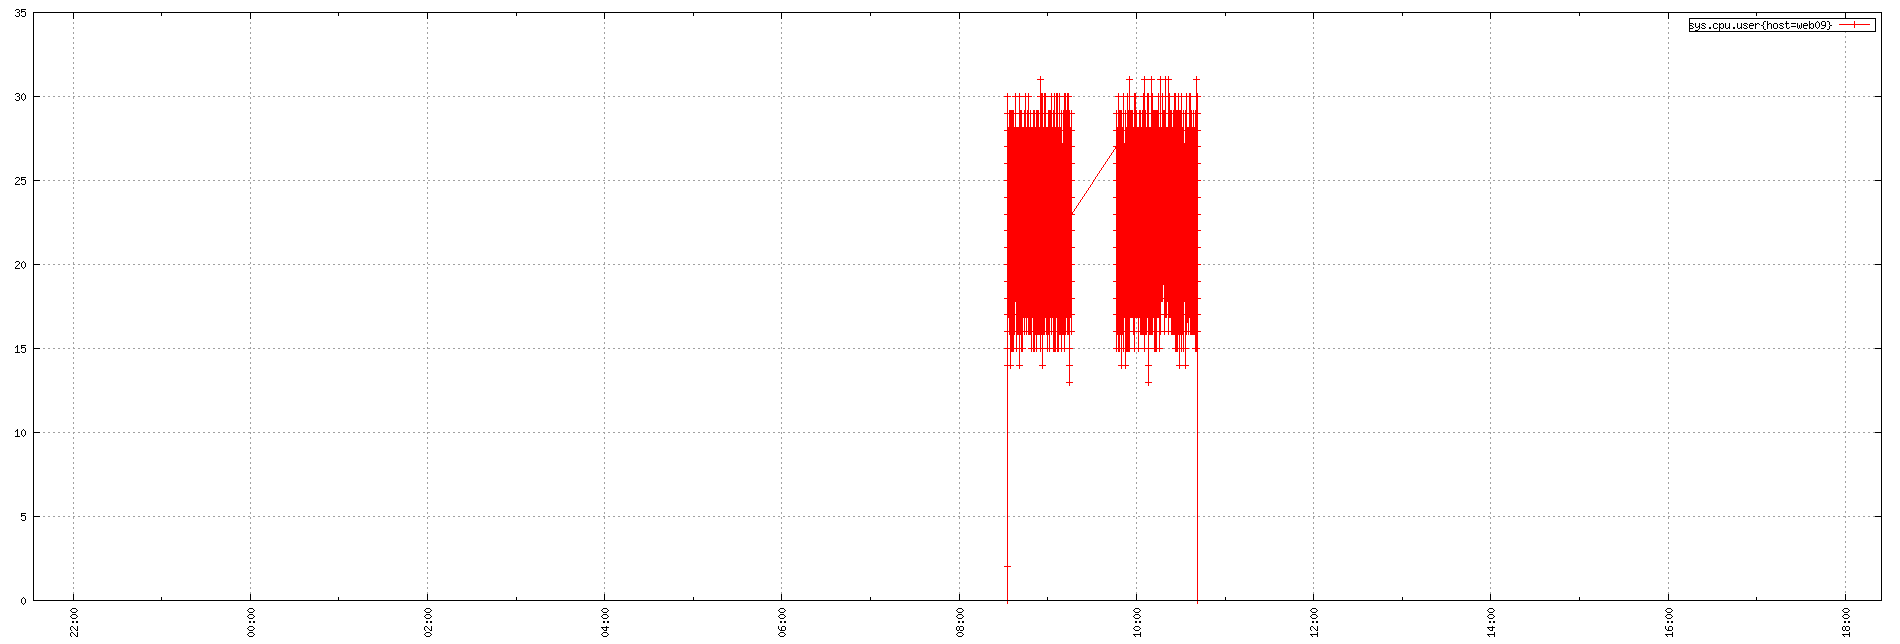

Write the gnuplot code that produced this figure.
set term png small size 1900,644
set xdata time
set timefmt "%s"
if (GPVAL_VERSION < 4.6) set xtics rotate; else set xtics rotate right
set output "${TMPDIR-'tmp'}/tsd/dfed9f57.png"
set xrange ["1673731992":"1673807069"]
set format x "%H:%M"
set grid
set style data linespoint
set key right box
set yrange [0:]
plot  "${TMPDIR-'tmp'}/tsd/dfed9f57_0.dat" using 1:2 title "sys.cpu.user{host=web09}"
